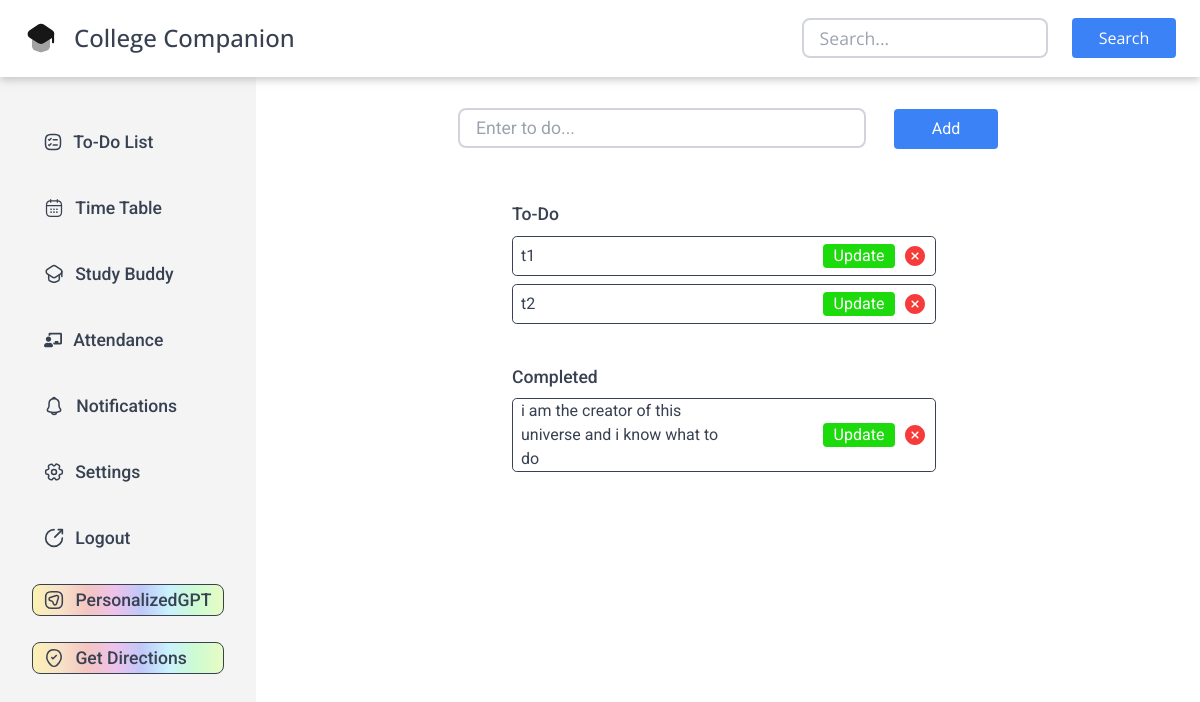
Page /to-do (signed in) on the earlier database version.
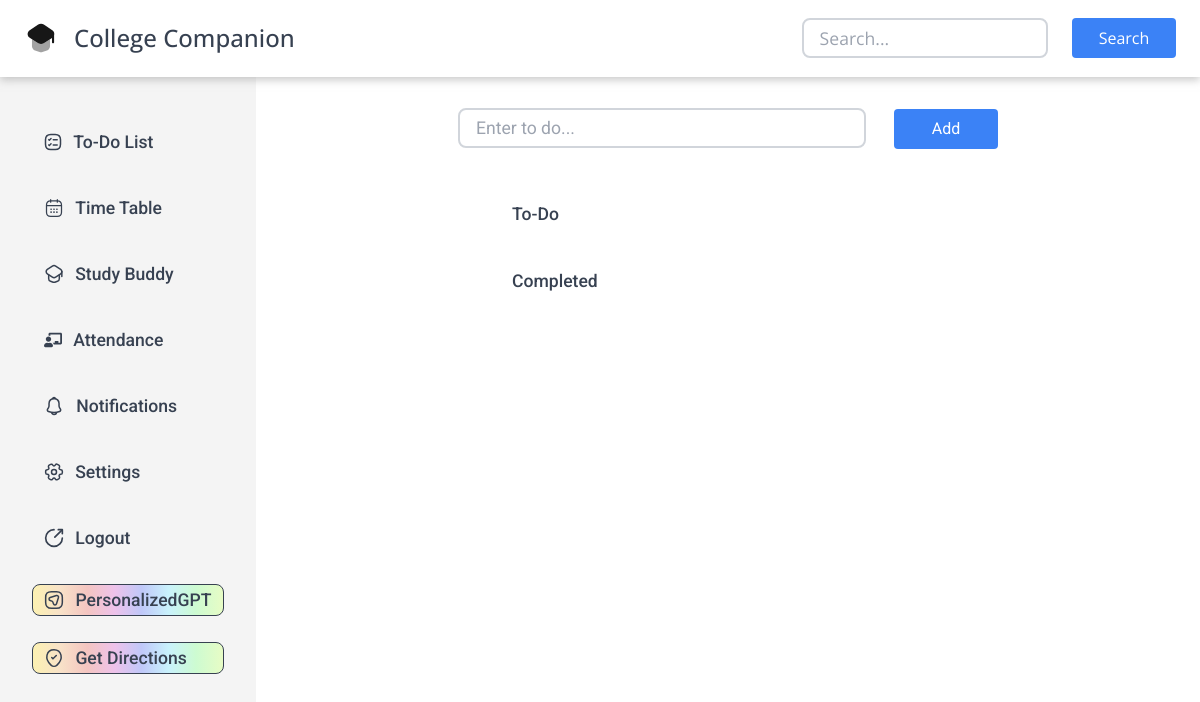
Same page on the later database version.
### tables this page shows
CREATE TABLE todo (
id INTEGER PRIMARY KEY,
task TEXT NOT NULL,
status INTEGER,
student_id INTEGER,
FOREIGN KEY (student_id)
REFERENCES students(id)
);

### app.py (the view)
@app.route("/to-do")
@login_required
def to_do():
    tasks = db.execute(
        "SELECT * FROM todo WHERE student_id = ?", session['user_id'])
    task_number = 1
    return render_template("todo.html", tasks=tasks)

### app.py (called while the page is built)
@app.after_request
def add_header(response):
    response.headers["Cache-Control"] = "no-cache, no-store, must-revalidate"
    response.headers["Pragma"] = "no-cache"
    response.headers["Expires"] = "0"
    return response

### helpers.py (called while the page is built)
def login_required(f):
    @wraps(f)
    def decorated_function(*args, **kwargs):
        if session.get("user_id") is None:
            return redirect("/login")
        return f(*args, **kwargs)
    return decorated_function

### templates/todo.html (shortened to what this page needs)
{% extends "layout.html" %}
{% block main %}
<div class="add-task-area">
    <form method="post" action="/add-to-do" class="add-task">
        <input type="text" name="task" placeholder="Enter to do..." autocomplete="off" autofocus required />
        <button type="submit">Add</button>
    </form>
</div>
<div class="to-do-list">
    <div class="to-do-tasks">
        <p>To-Do</p>
        <div class="to-do-tasks-sec">
            {% for task in tasks %}
            {% if task['status'] != 1 %}
            <div class="task">
                <div class="todo-item">
                    {{ task['task'] }}
                </div>
                <div class="task-status">
                    <div class="td-button updt"><a href="/update/{{ task['id'] }}" class="task-update">Update</a></div>
                    <a href="/delete/{{ task['id'] }}" class="task-delete"></a>
                </div>
            </div>
            {% endif %}
            {% endfor %}
        </div>
    </div>
    <div class="completed-tasks">
        <p>Completed</p>
        <div class="completed-tasks-sec">
            {% for task in tasks %}
            {% if task['status'] == 1 %}
            <div class="task">
                <div class="todo-item">
                    {{ task['task'] }}
                </div>
                <div class="task-status">
                    <div class="td-button updt"><a href="/update/{{ task['id'] }}" class="task-update">Update</a></div>
                    <a href="/delete/{{ task['id'] }}" class="task-delete">
                    </a>
                </div>
            </div>
            {% endif %}
            {% endfor %}
        </div>
    </div>
</div>
{% endblock %}

### templates/layout.html (shortened to what this page needs)
<!DOCTYPE html>
<html lang="en">
<head>
    <link href="https://cdn.jsdelivr.net/npm/bootstrap-icons@1.8.1/font/bootstrap-icons.css" rel="stylesheet">
    <link rel="stylesheet" href="https://cdnjs.cloudflare.com/ajax/libs/font-awesome/6.5.1/css/all.min.css"
 />
    <link href="https://cdn.jsdelivr.net/npm/tailwindcss@2.0.4/dist/tailwind.min.css" rel="stylesheet">
    <link rel="stylesheet" href="/static/todo.css" />
    <link rel="stylesheet" href="/static/styles.css">
</head>
<body>
    <header>
        <div class="app-heading">
            <div class="app-name"><span>College Companion</span></div>
        </div>
        <div class="search-area">
            <input type="text" class="search-bar" placeholder="Search...">
            <button class="search-button">Search</button>
        </div>
    </header>
    <main>
        <side-bar>
            <div class="side-bar">
                <div class="elements">
                    <a href="/to-do"><div class="to-do-list-name e feature" onclick="active(this)">
                        <span class="t">To-Do List</span>
                    </div></a>
                    <a href="/timetable">
                    <div class="time-table-name e feature">
                        <span class="t">Time Table</span>
                    </div></a>
                    <a href="/studybuddy">
                    <div class="study-buddy-name e feature">
                        <span>Study Buddy</span>
                    </div></a>
                    <a href="#">
                    <div class="attendance-name e feature">
                        <span class="t">Attendance</span>
                    </div></a>
                    <div class="notifications-name e feature">
                        <span class="t"><a href="#">Notifications</a></span>
                    </div>
                    <a href="#"> <div class="settings-name e feature">
                        <span class="t">Settings</span>
                    </div></a>
                    <a href="/logout">
                    <div class="logout-name e feature">
                        <span class="t">Logout</span>
                    </div></a>
                    <div class="personalized-gpt-name e special">
                        <span>PersonalizedGPT</span>
                    </div>
                    <div class="get-directions-name e special">
                        <span>Get Directions</span>
                    </div>
                </div>
            </div>
        </side-bar>
        <div class="display">
            {% block main %}{% endblock %}
        </div>
    </main>
</body>
</html>

### static/todo.css (style rules this page uses)
* { padding: 0; margin: 0; color:#374151; }
input[type="text"] { color: #374151; }
.add-task-area { height: 2.5rem; position: absolute; top: 2rem; display: flex; align-items: center; }
.add-task input { width: 25.5rem; height: 2.5rem; border: 0.15rem #D1D5DB solid; border-radius: 0.5rem; line-height: 2.5rem; font-size: 1.1rem; font-weight: 400; margin-right: 1.5rem; padding-left: 1rem; }
.add-task button { height: 2.5rem; width: 6.5rem; border-radius: 0.25rem; border: none; color: white; background-color: #3B82F6; font-size: 1rem; cursor: pointer; }
.to-do-list { height: 70%; width: 27rem; display: flex; flex-direction: column; padding-right: 0.5rem; }
.to-do-tasks { margin-top: 1rem; max-height:50%; width:100%; display: flex; flex-direction: column; }
.completed-tasks { margin-top: 2rem; height: 50%; width:100%; display: flex; flex-direction: column; }
.completed-tasks-sec { height:90%; margin-top: 0.5rem; overflow-x: hidden; overflow-y: auto; }
p { font-size: 1.1rem; font-weight: 500; color:#374151; }

### static/styles.css (style rules this page uses)
* { margin: 0; padding: 0; border: border-box; }
a { text-decoration: none; color:inherit; }
header { z-index: 2; position: relative; height: 4.8rem; width: 100vw; box-shadow: 0 0.2rem 0.5rem rgba(159, 159, 159, 0.559); display: flex; align-items: center; justify-content: space-between; font-family: "Open Sans", sans-serif; }
.app-name { font-size: 1.5rem; color: #303640; margin-left: 1rem; font-weight: 500; }
.app-heading { display: flex; align-items: center; }
.app-heading svg { font-size: 2rem; margin-left: 1.5rem; }
.search-bar { height: 2.5rem; width: 15.4rem; border: 0.15rem #D1D5DB solid; border-radius: 0.5rem; color: #B2B2B2; line-height: 2.5rem; font-size: 1.1rem; font-weight: 400; margin-right: 1.5rem; padding-left: 1rem; }
.search-button { height: 2.5rem; width: 6.5rem; border-radius: 0.25rem; border: none; color: white; background-color: #3B82F6; font-size: 1rem; margin-right: 1.5rem; cursor: pointer; }
.search-area { display: flex; align-items: center; }
main { height: calc(100vh - 4.8rem); width: 100%; font-family: "Roboto", sans-serif; display: flex; }
side-bar { height: calc(100vh - 4.8rem); }
.side-bar { color: #374151; position: sticky; z-index: 0; height: calc(100vh - 4.8rem); width: 16rem; font-weight: 500; font-size: 1.1rem; background-color: rgb(244, 244, 244); overflow: hidden; display: flex; justify-content: center; }
.elements { margin-top: 2rem; height: 80%; width: 75%; display: flex; flex-direction: column; justify-content: space-around; }
.feature { height: 2.5rem; transition: all 0.1ms ease-in 0s; padding-left: 0.75rem; }
.e { cursor: pointer; display: flex; align-items: center; }
.ic { margin-right: 0.7rem; }
.ic2 { margin-right: 0.7rem; margin-left: 0.7rem; }
.personalized-gpt-name, .get-directions-name { height: 2rem; width: 12rem; display: flex; align-items: center; border-radius: 0.5rem; border: 0.05rem #374151 solid; background: linear-gradient(to right, #FCF1B2, #F8E2C8, #F4C5C1, #EEC2EA, #C0C8F9, #C9F2FC, #CDFBD1, #E7FCC5); }
.special { transition: all 0.1ms ease-out 0s; }
.display { height: 100%; width: 100%; background-color: white; display: flex; justify-content: center; align-items: center; position: relative; overflow:hidden; }

Differences in the rows shown:
removed todo: task "t1"
removed todo: task "t2"
removed todo: task "i am the creator of this universe and i know what to do"
